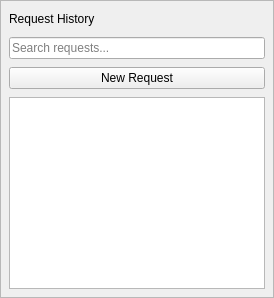
      <widget class="QWidget" name="widget_history">
       <layout class="QVBoxLayout" name="verticalLayout_history">
        <property name="spacing">
         <number>12</number>
        </property>
        <property name="leftMargin">
         <number>0</number>
        </property>
        <property name="topMargin">
         <number>0</number>
        </property>
        <property name="rightMargin">
         <number>0</number>
        </property>
        <property name="bottomMargin">
         <number>0</number>
        </property>
        <item>
         <widget class="QFrame" name="frame_history">
          <property name="frameShape">
           <enum>QFrame::StyledPanel</enum>
          </property>
          <property name="frameShadow">
           <enum>QFrame::Raised</enum>
          </property>
          <layout class="QVBoxLayout" name="verticalLayout_history_frame">
           <property name="spacing">
            <number>8</number>
           </property>
           <property name="leftMargin">
            <number>8</number>
           </property>
           <property name="topMargin">
            <number>8</number>
           </property>
           <property name="rightMargin">
            <number>8</number>
           </property>
           <property name="bottomMargin">
            <number>8</number>
           </property>
           <item>
            <layout class="QHBoxLayout" name="horizontalLayout_history_header">
             <item>
              <widget class="QLabel" name="label_history">
               <property name="text">
                <string>Request History</string>
               </property>
               <property name="class" stdset="0">
                <string>heading</string>
               </property>
              </widget>
             </item>
             <item>
              <spacer name="horizontalSpacer_history">
               <property name="orientation">
                <enum>Qt::Horizontal</enum>
               </property>
               <property name="sizeHint" stdset="0">
                <size>
                 <width>40</width>
                 <height>20</height>
                </size>
               </property>
              </spacer>
             </item>
            </layout>
           </item>
           <item>
            <widget class="QLineEdit" name="lineEdit_search">
             <property name="placeholderText">
              <string>Search requests...</string>
             </property>
            </widget>
           </item>
           <item>
            <widget class="QPushButton" name="btn_new_request">
             <property name="text">
              <string>New Request</string>
             </property>
            </widget>
           </item>
           <item>
            <widget class="QListWidget" name="listWidget_history"/>
           </item>
          </layout>
         </widget>
        </item>
       </layout>
      </widget>
